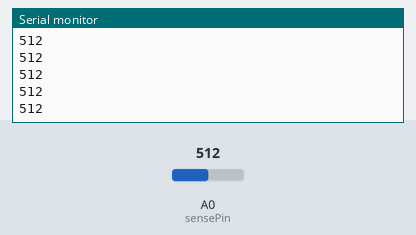
Simulated run of this sketch. Board: Arduino Uno, built with avr-gcc and run on an emulated ATmega328P. On the bench: the last lines printed to the serial monitor. The inputs (shaded band) are chosen by the test bench; at power-on: A0 (sensePin) = 512.

Above: at 1.2 s.
1.3 s: A0 (sensePin) set to 716
At 2.4 s:
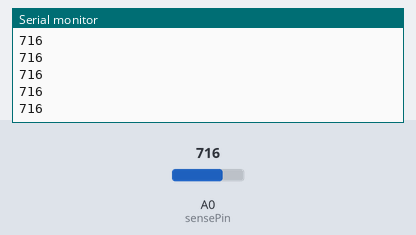
2.8 s: A0 (sensePin) set to 900
At 3.6 s:
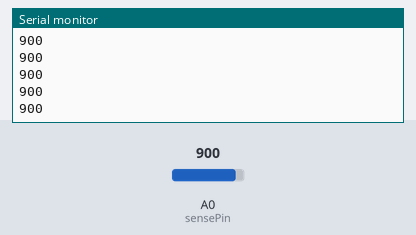
Timing chart, 0 to 5.8 s (numbered marks = the images above; inputs shaded):
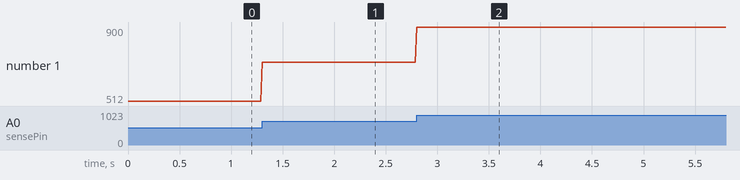

The sketch:

arduino_simple.ino
```cpp
// simple serial
// send one sesnor from arduino to processing
const int sensePin = A0;    // sensor to control red color

void setup() {
  Serial.begin(9600);
}

void loop() {
  Serial.println(analogRead(sensePin));
  delay(16); // let's let processing breathe, ok?
}
```

Measured:
- after the input at 1.3 s, the serial monitor: prints a new line at once (image 1)
- after the input at 2.8 s, the serial monitor: prints a new line at once (image 2)
- plotted number 1: 512 → 716 after the input at 1.3 s, 716 → 900 after the input at 2.8 s
